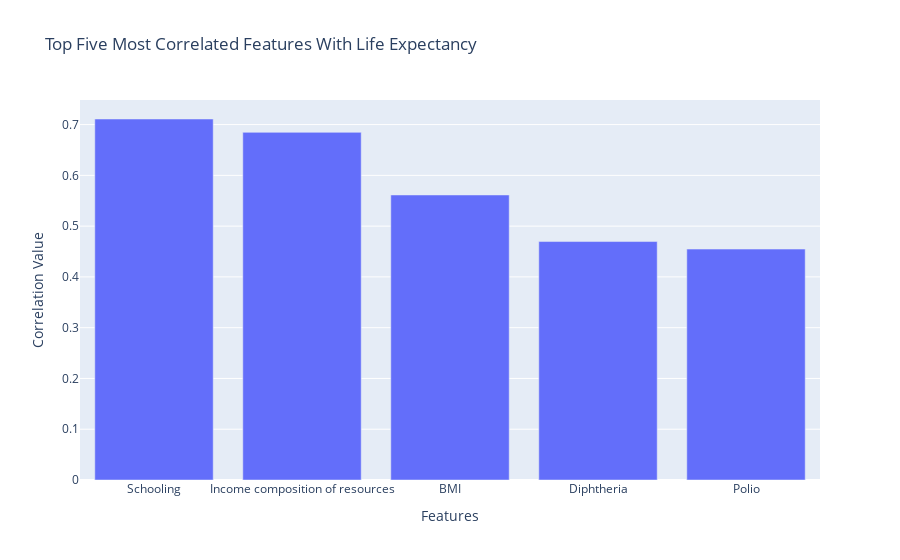

The code cell stored with this chart in its notebook:
### Markdown cell above
## Correlation Matrix for Numerical Features

### Code cell
#Correlation between Life Expectancy and Other Columns
corr_by_expectancy = num_train.corr()['Life expectancy'].sort_values(ascending = False)
display(corr_by_expectancy)
#Let's see a plot of the Top Five Most Correlated Features With Life Expectancy
fig = px.bar(corr_by_expectancy[1:6], x = corr_by_expectancy[1:6].index, y = corr_by_expectancy[1:6].values,
             title = "Top Five Most Correlated Features With Life Expectancy")
fig.update_layout(xaxis_title = "Features", yaxis_title = "Correlation Value")
fig.show()

### Figure 1 — Plotly figure (JSON) as saved in the notebook; plotly's stock layout.template omitted (floating-point values rounded to 4 significant figures)
{"data": [{"alignmentgroup": "True", "hovertemplate": "x=%{x}<br>y=%{y}<extra></extra>", "legendgroup": "", "marker": {"color": "#636efa", "pattern": {"shape": ""}}, "name": "", "offsetgroup": "", "orientation": "v", "showlegend": false, "textposition": "auto", "type": "bar", "x": ["Schooling", "Income composition of resources", "BMI", "Diphtheria", "Polio"], "xaxis": "x", "y": [0.711, 0.6847, 0.5614, 0.4697, 0.4548], "yaxis": "y"}], "layout": {"barmode": "relative", "legend": {"tracegroupgap": 0}, "title": {"text": "Top Five Most Correlated Features With Life Expectancy"}, "xaxis": {"anchor": "y", "domain": [0, 1], "title": {"text": "Features"}}, "yaxis": {"anchor": "x", "domain": [0, 1], "title": {"text": "Correlation Value"}}}}
